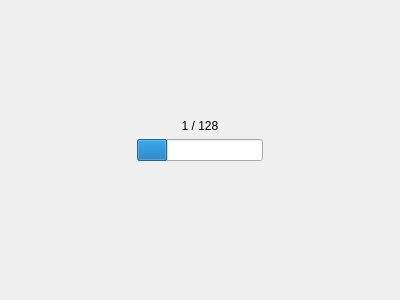
<?xml version="1.0" encoding="UTF-8"?>
<ui version="4.0">
 <class>Form</class>
 <widget class="QWidget" name="Form">
  <property name="geometry">
   <rect>
    <x>0</x>
    <y>0</y>
    <width>400</width>
    <height>300</height>
   </rect>
  </property>
  <property name="windowTitle">
   <string>Form</string>
  </property>
  <layout class="QGridLayout" name="gridLayout_2">
   <item row="3" column="2">
    <spacer name="verticalSpacer">
     <property name="orientation">
      <enum>Qt::Vertical</enum>
     </property>
     <property name="sizeHint" stdset="0">
      <size>
       <width>20</width>
       <height>40</height>
      </size>
     </property>
    </spacer>
   </item>
   <item row="1" column="0">
    <spacer name="horizontalSpacer">
     <property name="orientation">
      <enum>Qt::Horizontal</enum>
     </property>
     <property name="sizeHint" stdset="0">
      <size>
       <width>40</width>
       <height>20</height>
      </size>
     </property>
    </spacer>
   </item>
   <item row="0" column="2">
    <spacer name="verticalSpacer_2">
     <property name="orientation">
      <enum>Qt::Vertical</enum>
     </property>
     <property name="sizeHint" stdset="0">
      <size>
       <width>20</width>
       <height>40</height>
      </size>
     </property>
    </spacer>
   </item>
   <item row="1" column="3">
    <spacer name="horizontalSpacer_2">
     <property name="orientation">
      <enum>Qt::Horizontal</enum>
     </property>
     <property name="sizeHint" stdset="0">
      <size>
       <width>40</width>
       <height>20</height>
      </size>
     </property>
    </spacer>
   </item>
   <item row="1" column="2">
    <layout class="QVBoxLayout" name="verticalLayout_2">
     <item>
      <widget class="QLabel" name="label_progress">
       <property name="text">
        <string>1 / 128</string>
       </property>
       <property name="alignment">
        <set>Qt::AlignBottom|Qt::AlignHCenter</set>
       </property>
      </widget>
     </item>
     <item>
      <widget class="QProgressBar" name="progressBar">
       <property name="value">
        <number>24</number>
       </property>
       <property name="textVisible">
        <bool>false</bool>
       </property>
      </widget>
     </item>
     <item>
      <widget class="QLabel" name="label_message">
       <property name="text">
        <string>&lt;processing message&gt;</string>
       </property>
       <property name="alignment">
        <set>Qt::AlignHCenter|Qt::AlignTop</set>
       </property>
      </widget>
     </item>
    </layout>
   </item>
  </layout>
 </widget>
 <resources/>
 <connections/>
</ui>
